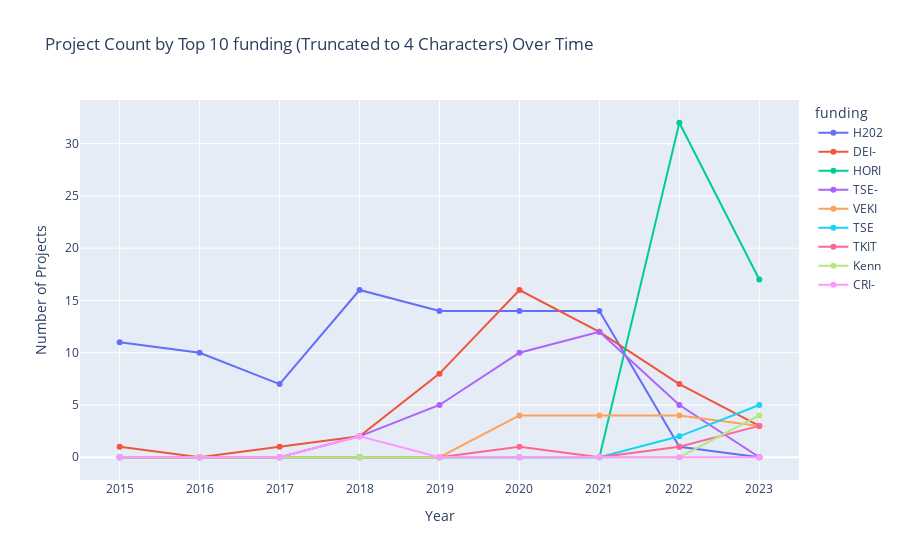
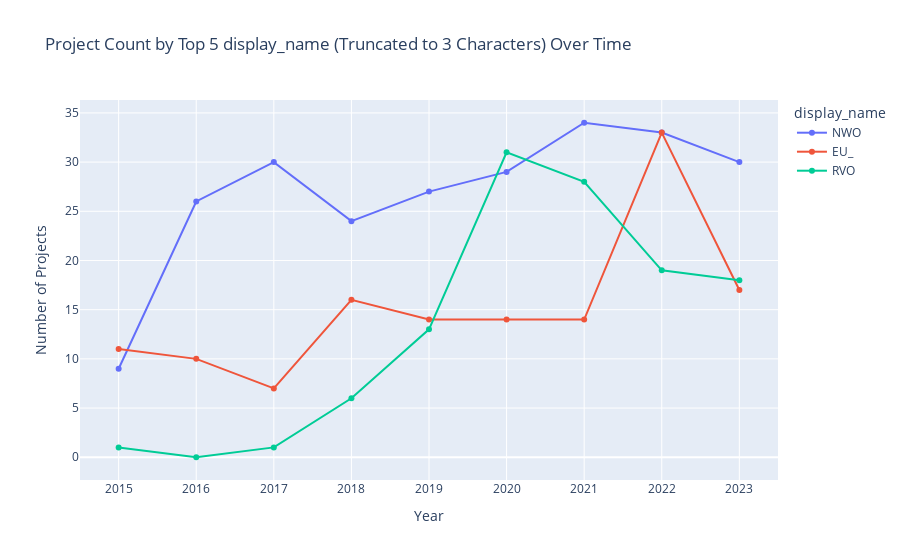

The notebook cell these images were saved under, in order:
### Markdown cell above
#### **FUNDING SCHEMES** <a class="anchor" id="funding"></a>

### Code cell
def plot_top_n_schemes(df, column_name, start_year, end_year, top_n, max_characters, selected_topic_ids, values_to_exclude):
    # convert 'start_date' to datetime format
    df['start_date'] = pd.to_datetime(df['start_date'])
    
    # add truncated column
    truncated_column = f'truncated_{column_name}'
    df[truncated_column] = df[column_name].str[:max_characters]
    
    # filter data
    filtered_data = df[
        (df['start_date'].dt.year >= start_year) &
        (df['start_date'].dt.year <= end_year) &
        (df['Topic'].isin(selected_topic_ids)) &
        (~df[column_name].isin(values_to_exclude))
    ]
    
    # group data by year and truncated column
    grouped_data = filtered_data.groupby([filtered_data['start_date'].dt.year, truncated_column])['project_id'].count().unstack(fill_value=0)
    all_years = pd.Index(range(start_year, end_year + 1), name='Year')
    grouped_data = grouped_data.reindex(all_years, fill_value=0)
    
    # calculate total counts for each truncated scheme
    total_counts = grouped_data.sum(axis=0)
    
    # get the top N truncated schemes by count
    top_n_schemes = total_counts.nlargest(top_n).index
    
    # filter the grouped data to include only the top N truncated schemes
    grouped_data = grouped_data[top_n_schemes]
    
    line_fig = go.Figure()
    
    for scheme in top_n_schemes:
        if scheme in grouped_data.columns:
            line_fig.add_trace(go.Scatter(
                x=grouped_data.index,
                y=grouped_data[scheme],
                name=scheme,
                mode='lines+markers'
            ))
    
    line_fig.update_layout(
        title=f'Project Count by Top {top_n} {column_name} (Truncated to {max_characters} Characters) Over Time',
        xaxis_title='Year',
        yaxis_title='Number of Projects',
        legend_title=column_name
    )
    
    line_fig.show()
    
    if EXPORT_GRAPHS_CSV:
        safe_column_name = column_name.replace('/', '_').replace('\\', '_')
        grouped_data.to_csv(f'graph_exports/merged/project_count_by_top_{top_n}_{safe_column_name}_over_time.csv')


plot_top_n_schemes(
    df=df_projects,
    column_name='funding',
    start_year=START_YEAR,
    end_year=END_YEAR,
    top_n=10,
    max_characters=4, # truncate funding scheme names to get data grouped on a relevant level
    selected_topic_ids=SELECTED_TOPIC_IDS,
    values_to_exclude=[]
)


plot_top_n_schemes(
    df=df_projects,
    column_name='display_name',
    start_year=START_YEAR,
    end_year=END_YEAR,
    top_n=5,
    max_characters=3,
    selected_topic_ids=SELECTED_TOPIC_IDS,
    values_to_exclude=[]
)

### Figure 1 — Plotly figure (JSON) as saved in the notebook; plotly's stock layout.template omitted (floating-point values rounded to 4 significant figures)
{"data": [{"mode": "lines+markers", "name": "H202", "type": "scatter", "x": [2015, 2016, 2017, 2018, 2019, 2020, 2021, 2022, 2023], "y": [11, 10, 7, 16, 14, 14, 14, 1, 0]}, {"mode": "lines+markers", "name": "DEI-", "type": "scatter", "x": [2015, 2016, 2017, 2018, 2019, 2020, 2021, 2022, 2023], "y": [1, 0, 1, 2, 8, 16, 12, 7, 3]}, {"mode": "lines+markers", "name": "HORI", "type": "scatter", "x": [2015, 2016, 2017, 2018, 2019, 2020, 2021, 2022, 2023], "y": [0, 0, 0, 0, 0, 0, 0, 32, 17]}, {"mode": "lines+markers", "name": "TSE-", "type": "scatter", "x": [2015, 2016, 2017, 2018, 2019, 2020, 2021, 2022, 2023], "y": [0, 0, 0, 2, 5, 10, 12, 5, 0]}, {"mode": "lines+markers", "name": "VEKI", "type": "scatter", "x": [2015, 2016, 2017, 2018, 2019, 2020, 2021, 2022, 2023], "y": [0, 0, 0, 0, 0, 4, 4, 4, 3]}, {"mode": "lines+markers", "name": "TSE ", "type": "scatter", "x": [2015, 2016, 2017, 2018, 2019, 2020, 2021, 2022, 2023], "y": [0, 0, 0, 0, 0, 0, 0, 2, 5]}, {"mode": "lines+markers", "name": "TKIT", "type": "scatter", "x": [2015, 2016, 2017, 2018, 2019, 2020, 2021, 2022, 2023], "y": [0, 0, 0, 0, 0, 1, 0, 1, 3]}, {"mode": "lines+markers", "name": "Kenn", "type": "scatter", "x": [2015, 2016, 2017, 2018, 2019, 2020, 2021, 2022, 2023], "y": [0, 0, 0, 0, 0, 0, 0, 0, 4]}, {"mode": "lines+markers", "name": "CRI-", "type": "scatter", "x": [2015, 2016, 2017, 2018, 2019, 2020, 2021, 2022, 2023], "y": [0, 0, 0, 2, 0, 0, 0, 0, 0]}], "layout": {"legend": {"title": {"text": "funding"}}, "title": {"text": "Project Count by Top 10 funding (Truncated to 4 Characters) Over Time"}, "xaxis": {"title": {"text": "Year"}}, "yaxis": {"title": {"text": "Number of Projects"}}}}

### Figure 2 — Plotly figure (JSON) as saved in the notebook; plotly's stock layout.template omitted (floating-point values rounded to 4 significant figures)
{"data": [{"mode": "lines+markers", "name": "NWO", "type": "scatter", "x": [2015, 2016, 2017, 2018, 2019, 2020, 2021, 2022, 2023], "y": [9, 26, 30, 24, 27, 29, 34, 33, 30]}, {"mode": "lines+markers", "name": "EU_", "type": "scatter", "x": [2015, 2016, 2017, 2018, 2019, 2020, 2021, 2022, 2023], "y": [11, 10, 7, 16, 14, 14, 14, 33, 17]}, {"mode": "lines+markers", "name": "RVO", "type": "scatter", "x": [2015, 2016, 2017, 2018, 2019, 2020, 2021, 2022, 2023], "y": [1, 0, 1, 6, 13, 31, 28, 19, 18]}], "layout": {"legend": {"title": {"text": "display_name"}}, "title": {"text": "Project Count by Top 5 display_name (Truncated to 3 Characters) Over Time"}, "xaxis": {"title": {"text": "Year"}}, "yaxis": {"title": {"text": "Number of Projects"}}}}
